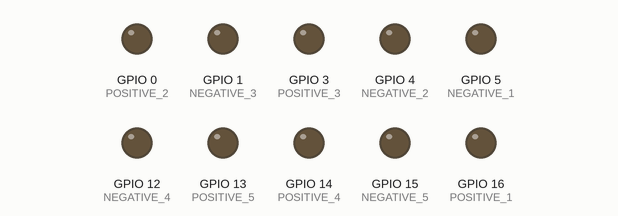
A sketch run on a simulated ESP8266 (NodeMCU). Shown: output pins drawn as LEDs (lit = HIGH). WiFi joins after 1.5 s; servers stay silent unless stated; network time is answered at once with the bench clock; uploads are accepted with an empty reply; the local clock reads 2024-03-15 10:24:30 at power-on unless the sketch sets it; what the sketch prints to the serial monitor is not drawn.

Above: at 0.1 s.
At 1.1 s:
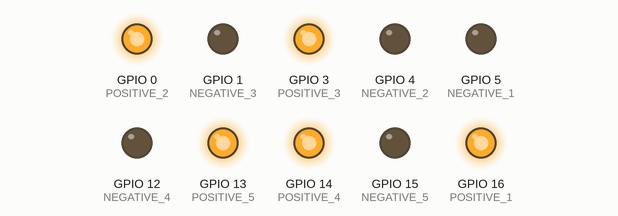
At 1.6 s:
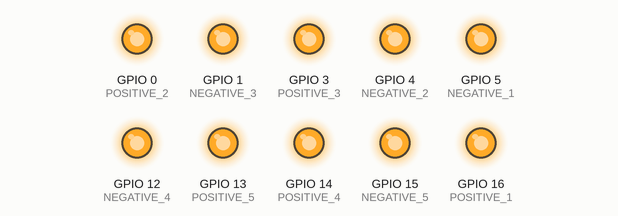
At 2.1 s:
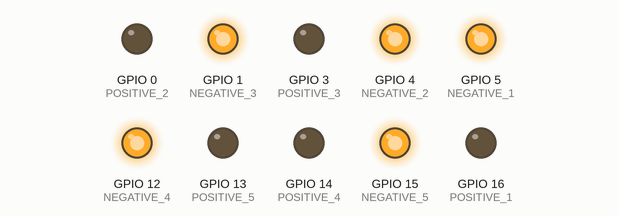
Timing chart, 0 to 3.6 s (numbered marks = the images above):
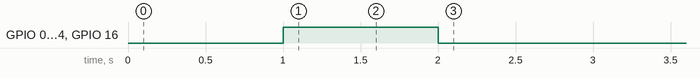

The sketch:

ecowatt.ino
```cpp
#include <Arduino.h>

#include <ESP8266WiFiMulti.h>
#include <ESP8266HTTPClient.h>
#include <WiFiClientSecureBearSSL.h>
#include <ArduinoJson.h>
#include <NTPClient.h>
#include <WiFiUdp.h>

// Replace these with your own credentials.
#define SSID_ "XXXXXXXXXXXXXXXXX"
#define PASSWORD_ "XXXXXXXXXXXXX"

// Replace with "Basic [Your 64bit encoded credentials obtaineable from the RTE website]"
#define RTE_64BIT_CLIENT_CREDENTIALS "Basic XXXXXXXXXXXXXXXXXXXXXXX"
#define RTE_OAUTH2_URL "https://digital.iservices.rte-france.com/token/oauth/"
#define RTE_ECOWATT_URL "https://digital.iservices.rte-france.com/open_api/ecowatt/v4/signals"
#define RTE_ECOWATT_URL_SANDBOX "https://digital.iservices.rte-france.com/open_api/ecowatt/v4/sandbox/signals"

// Pins for the LEDs, note that we're controlling 5 groups of 3 leds, so 15 LEDs with only 10 digital outputs.
#define POSITIVE_1 16
#define NEGATIVE_1 5
#define POSITIVE_2 0
#define NEGATIVE_2 4
#define POSITIVE_3 3
#define NEGATIVE_3 1
#define POSITIVE_4 14
#define NEGATIVE_4 12
#define POSITIVE_5 13
#define NEGATIVE_5 15

enum color {GREEN, ORANGE, RED, ERROR};

WiFiUDP ntpUDP;
NTPClient timeClient(ntpUDP, "pool.ntp.org");

ESP8266WiFiMulti wifiMulti;

void chgLight(enum color c, int pos_pin, int neg_pin)
{
  if (c == GREEN) {
    digitalWrite(pos_pin, LOW);
    digitalWrite(neg_pin, LOW);
  } else if (c == ORANGE) {
    digitalWrite(pos_pin, HIGH);
    digitalWrite(neg_pin, LOW);
  } else if (c == RED) {
    digitalWrite(pos_pin, HIGH);
    digitalWrite(neg_pin, HIGH);
  } else {
    digitalWrite(pos_pin, LOW);
    digitalWrite(neg_pin, HIGH);
  }
}

void chgLight_1(enum color c)
{
  chgLight(c, POSITIVE_1, NEGATIVE_1);
}

void chgLight_2(enum color c)
{
  chgLight(c, POSITIVE_2, NEGATIVE_2);
}


void chgLight_3(enum color c)
{
  //Comment this out for Serial logging.
  chgLight(c, POSITIVE_3, NEGATIVE_3);
}

void chgLight_4(enum color c)
{
  chgLight(c, POSITIVE_4, NEGATIVE_4);
}

void chgLight_5(enum color c)
{
  chgLight(c, POSITIVE_5, NEGATIVE_5);
}

String get_token(std::unique_ptr<BearSSL::WiFiClientSecure> &client)
{

  HTTPClient https;
  String token;
  Serial.print("[HTTPS] Begin authentication connexion...\n");
  if (https.begin(*client, RTE_OAUTH2_URL)) {
    https.addHeader("Content-Type", "application/x-www-form-urlencoded");
    https.addHeader("Authorization", RTE_64BIT_CLIENT_CREDENTIALS);

    Serial.print("[HTTPS] POST OAUTH2 Authentication...\n");
    int httpCode = https.POST("");

    if (httpCode > 0) { // httpCode will be negative on error
      Serial.printf("[HTTPS] GET... code: %d\n", httpCode);
      if (httpCode == HTTP_CODE_OK || httpCode == HTTP_CODE_MOVED_PERMANENTLY) {
        String payload = https.getString();
        StaticJsonDocument<200> auth_response;
        deserializeJson(auth_response, payload);
        token = (String) auth_response["access_token"];
        Serial.println("Got token: " + token);
      }
    } else {
      Serial.printf("[HTTPS] GET... failed, error: %s\n", https.errorToString(httpCode).c_str());
    }
    https.end();
  } else {
    Serial.printf("[HTTPS] Unable to connect\n");
  }
  return token;
}

bool get_ecowatt(std::unique_ptr<BearSSL::WiFiClientSecure> &client, String &token, DynamicJsonDocument &ecowatt_response)
{

  HTTPClient https;
  Serial.print("[HTTPS] Begin ecowatt request...\n");
  https.useHTTP10(true);

  // If you're testing changes, I recommand you switch to RTE_ECOWATT_URL_SANDBOX since
  // there is a limited ammount of requests you can make to the production endpoint in a short time.
  // They say it's only 1 request per 15 minutes period, I found that it was more than that, but it's not garanteed.
  if (https.begin(*client, RTE_ECOWATT_URL)) {
    https.addHeader("Content-Type", "application/x-www-form-urlencoded");
    https.addHeader("Authorization", "Bearer " + token);

    Serial.print("[HTTPS] get ecowatt status...\n");
    int httpCode = https.GET();

    if (httpCode > 0) { // httpCode will be negative on error
      Serial.printf("[HTTPS] GET... code: %d\n", httpCode);
      if (httpCode == HTTP_CODE_OK || httpCode == HTTP_CODE_MOVED_PERMANENTLY) {
        WiFiClient *payload_stream = https.getStreamPtr();
        DeserializationError error = deserializeJson(ecowatt_response, *payload_stream);
        Serial.println(error.c_str());
      }
    } else {
      Serial.printf("[HTTPS] GET... failed, error: %s\n", https.errorToString(httpCode).c_str());
      return false;
    }
    https.end();
  } else {
    Serial.printf("[HTTPS] Unable to connect\n");
    return false;
  }
  return true;
}

void setup() {
  Serial.begin(115200);
  Serial.println("Starting up...");

  pinMode(POSITIVE_1, OUTPUT);
  pinMode(NEGATIVE_1, OUTPUT);
  pinMode(POSITIVE_2, OUTPUT);
  pinMode(NEGATIVE_2, OUTPUT);

  //Comment these out for Serial logging.
  pinMode(POSITIVE_3, OUTPUT);
  pinMode(NEGATIVE_3, OUTPUT);

  pinMode(POSITIVE_4, OUTPUT);
  pinMode(NEGATIVE_4, OUTPUT);
  pinMode(POSITIVE_5, OUTPUT);
  pinMode(NEGATIVE_5, OUTPUT);

  Serial.println("Testing LEDs");
  delay(500);
  chgLight_1(GREEN);
  chgLight_2(GREEN);
  chgLight_3(GREEN);
  chgLight_4(GREEN);
  chgLight_5(GREEN);
  delay(500);
  chgLight_1(ORANGE);
  chgLight_2(ORANGE);
  chgLight_3(ORANGE);
  chgLight_4(ORANGE);
  chgLight_5(ORANGE);
  delay(500);
  chgLight_1(RED);
  chgLight_2(RED);
  chgLight_3(RED);
  chgLight_4(RED);
  chgLight_5(RED);
  delay(500);
  chgLight_1(ERROR);
  chgLight_2(ERROR);
  chgLight_3(ERROR);
  chgLight_4(ERROR);
  chgLight_5(ERROR);
  delay(500);

  Serial.println("Setting up NTP sync");
  timeClient.begin();

  // This is for GMT+1 but it is only valid from October 30th 2022, it should be changed to 7200 for GMT+2, I'm too lazy to make it automatic RN.
  // I'll keep it at GMT+1 only since this tool is only useful in winter when the chances for energy production issues is higher.
  timeClient.setTimeOffset(3600);

  Serial.println("Setting up Wifi connexion");
  WiFi.mode(WIFI_STA);
  wifiMulti.addAP(SSID_, PASSWORD_);
}

void loop() {
  if (wifiMulti.run() == WL_CONNECTED) {
    timeClient.update();
    time_t epochTime = timeClient.getEpochTime();
    Serial.println(epochTime);
    std::unique_ptr<BearSSL::WiFiClientSecure>client(new BearSSL::WiFiClientSecure);

    // FYI, this is not a good practice, but I'm doing it anyway because it's simpler
    // and the data we're handling here is both public and insensitive, I don't care if someone does a MiTM attack on this tool.
    client->setInsecure();

    String token = get_token(client);

    // A static JSON of this size was causing a crash when allocated on the stack, which is why I'm allocating it dynamically here.
    // The allocated size is 2 times the size of the payload returned by the ecowatt api.
    // This is by design as it seems to need a lot more space than the actual text json to be able to put it entirely in the underlying structure.
    DynamicJsonDocument ecowatt_response(6000);

    if (get_ecowatt(client, token, ecowatt_response)) {
      Serial.println((String) ecowatt_response["signals"][0]["jour"]);
      int pas0 = timeClient.getHours();

      // Yes, I know, this does not look good.
      int d0 = 0;
      int pas1 = pas0 + 1;
      int d1 = 0;
      if (pas1 >= 24) {
        d1 = 1;
        pas1 = pas1 - 24;
      }
      int pas2 = pas1 + 1;
      int d2 = 0;
      if (pas2 >= 24) {
        d2 = 1;
        pas2 = pas2 - 24;
      }
      int pas3 = pas2 + 1;
      int d3 = 0;
      if (pas3 >= 24) {
        d3 = 1;
        pas3 = pas3 - 24;
      }
      int pas4 = pas3 + 1;
      int d4 = 0;
      if (pas4 >= 24) {
        d4 = 1;
        pas4 = pas4 - 24;
      }

      int color1 = (int) ecowatt_response["signals"][d0]["values"][pas0]["hvalue"] - 1;
      int color2 = (int) ecowatt_response["signals"][d1]["values"][pas1]["hvalue"] - 1;
      int color3 = (int) ecowatt_response["signals"][d2]["values"][pas2]["hvalue"] - 1;
      int color4 = (int) ecowatt_response["signals"][d3]["values"][pas3]["hvalue"] - 1;
      int color5 = (int) ecowatt_response["signals"][d4]["values"][pas4]["hvalue"] - 1;
      Serial.println(color1);
      Serial.println(color2);
      Serial.println(color3);
      Serial.println(color4);
      Serial.println(color5);

      chgLight((color) color1, POSITIVE_1, NEGATIVE_1);
      chgLight((color) color2, POSITIVE_2, NEGATIVE_2);
      chgLight((color) color3, POSITIVE_3, NEGATIVE_3);
      chgLight((color) color4, POSITIVE_4, NEGATIVE_4);
      chgLight((color) color5, POSITIVE_5, NEGATIVE_5);
      Serial.println("Wait 30 minutes before next round...");
      unsigned long delay_time = 1000L * 60 * 30;
      delay(delay_time);
    } else {
      delay(30000);
    }
  }
  delay(30000);
}
```
